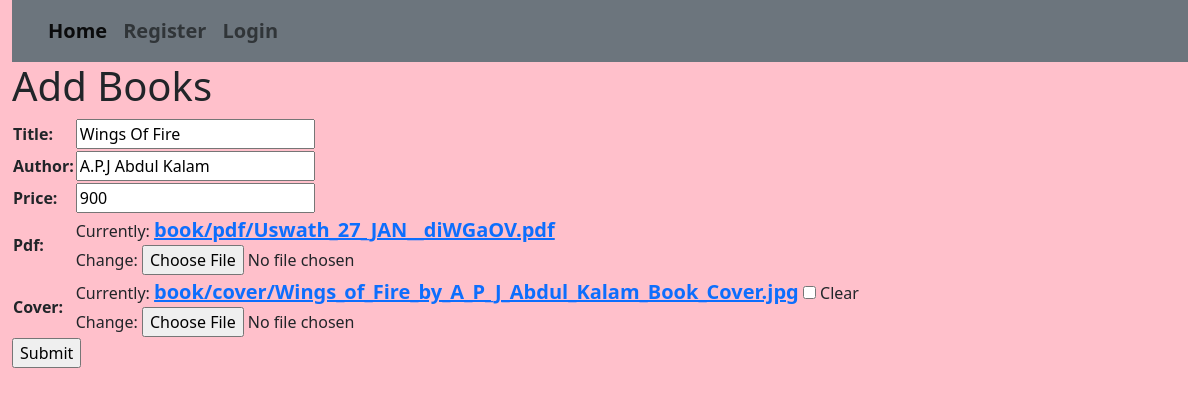
The page /editbook/6 on the database its author committed.
### book/models.py (models this page shows)
class book(models.Model):
    title = models.CharField(max_length=20)
    author = models.CharField(max_length=20)
    price = models.IntegerField()
    pdf = models.FileField(upload_to='book/pdf')
    cover = models.ImageField(upload_to='book/cover', null=True, blank=True)

### book/views.py (the view)
# urls.py: path('editbook/<int:p>', views.edit_book, name='editbook'),
def edit_book(request, p):
    b = book.objects.get(id=p)
    form = bookform(instance=b)
    if (request.method == "POST"):
        print(request.POST)
        f = bookform(request.POST, request.FILES, instance=b)
        if (f.is_valid()):
            f.save()
            return home(request)
    return render(request, 'add2.html', {'form': form})

### book/forms.py
class bookform(forms.ModelForm):
    class Meta:
        model = book
        fields = '__all__'

### templates/add2.html (shortened to what this page needs)
{% extends 'base.html' %}
{% load static %}
{% block content %}
<h1>Add Books</h1>
<form method="POST" enctype="multipart/form-data">
    <table>
          {{form.as_table}}
    </table>
  <input type="submit" >
</form>
{% endblock %}

### static/css/a.css (style rules this page uses)
body { background-color:pink; }
a { font-size:20px; font-weight:bold; }

### rows shown on the page
book: title "Wings Of Fire", author "A.P.J Abdul Kalam", price "900"
